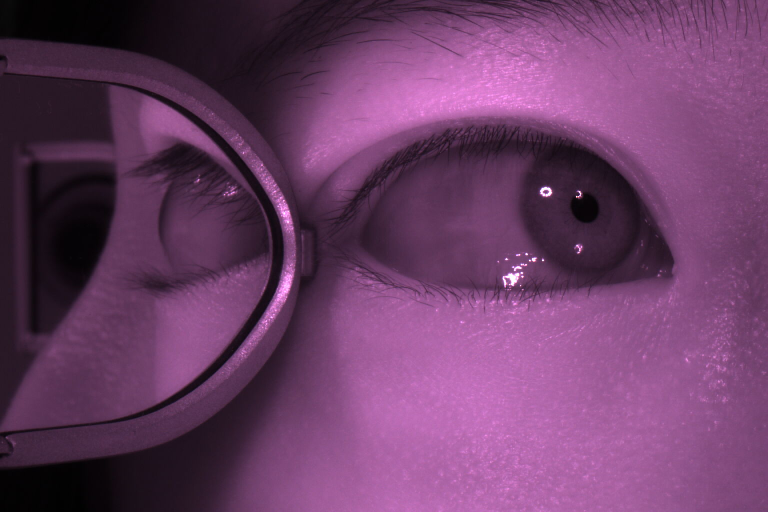
#> input picture dataset/test/images/patient1_1_od.jpg, 1536 x 1024 px (shown at 1/2 size)
$ python -i eye_guidance_processor_origin.py   (imports and definitions only)
#> lines starting #> are read from the running program, lines starting #| are printed output that depends on the picture
import cv2
import numpy as np
import os
import math
import onnxruntime as ort
import time
from functools import wraps

def time_it(func):
    # [7 lines left out: function wrapper, not called in this run]
    return wrapper

class EyeGuidanceProcessor:
    def __init__(self, redness=False, offset_x=20, offset_y=20):
        print("EyeGuidanceProcessor initializing...")

        self.session, self.input_name, self.output_name = self._init_model(redness)

        self._target_size = (768, 512)
        self._lut_table = (255.0 * (np.linspace(0, 1, 256) ** 0.8)).astype('uint8')
        self._clahe = cv2.createCLAHE(clipLimit=1.5, tileGridSize=(8, 8))

        self.frame_id = 0
        self.offset_x = offset_x
        self.offset_y = offset_y

        print("Initialization complete.")

    def _init_model(self, redness=False):
        model_path = 'infrared_fp16.onnx'
        if redness:
            model_path = 'visible.onnx'

        if not os.path.exists(model_path):
            raise FileNotFoundError(f"Model file not found: {model_path}")

        trt_cache_path = os.path.join(os.path.dirname(model_path), "trt_cache")
        os.makedirs(trt_cache_path, exist_ok=True)

        sess_options = ort.SessionOptions()
        sess_options.graph_optimization_level = ort.GraphOptimizationLevel.ORT_ENABLE_ALL

        providers = [
            ('TensorrtExecutionProvider', {
                'device_id': 0,
                'trt_fp16_enable': True,
                'trt_engine_cache_enable': True,
                'trt_engine_cache_path': trt_cache_path,
            }),
            ('CUDAExecutionProvider', {
                'device_id': 0,
            }),
            'CPUExecutionProvider'
        ]

        try:
            session = ort.InferenceSession(model_path, sess_options=sess_options, providers=providers)
            input_name = session.get_inputs()[0].name
            output_name = session.get_outputs()[0].name

            print(f"Model loaded! Provider: {session.get_providers()}")
            return session, input_name, output_name
        except Exception as e:
            print(f"Failed to load model: {e}")
            print("Ensure ONNX Runtime TensorRT dependencies are correctly installed and the model file is valid.")
            raise

    # [104 lines left out: functions process_frame, _preprocess, _inference, _postprocess, _get_outermost_sclera_point, _draw_target_crosshair, not called in this run]


# [23 lines not run here, left out]

>>> import cv2
>>> picture = cv2.imread('dataset/test/images/patient1_1_od.jpg', cv2.IMREAD_GRAYSCALE)
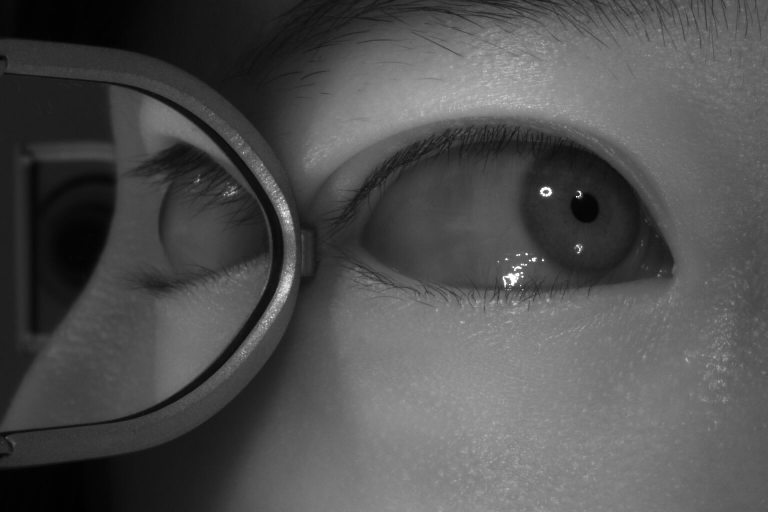
#> picture: shape (1024, 1536) (shown at 1/2 size); min 0, max 255, mean 80
>>> result = EyeGuidanceProcessor().process_frame(picture)
#> (the run stopped early here; a loop or call above may not have finished)

$ run again, on dataset/test/images/patient1_3_od.jpg
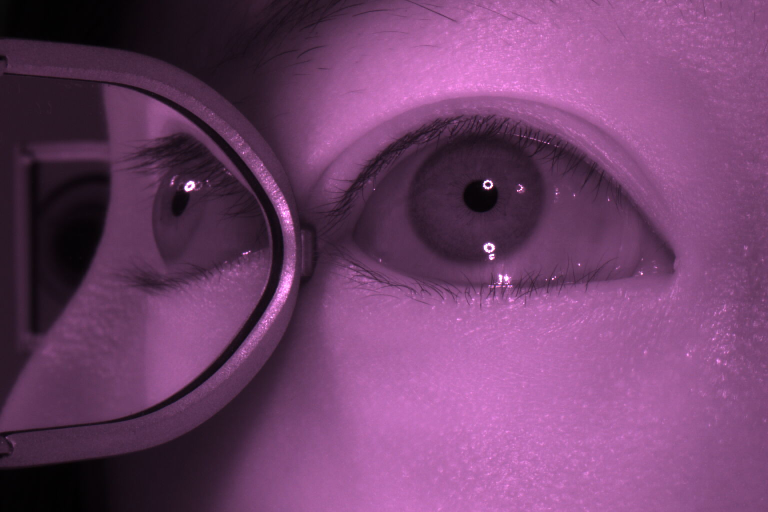
#> input picture dataset/test/images/patient1_3_od.jpg, 1536 x 1024 px (shown at 1/2 size)
#> `picture = cv2.imread('dataset/test/images/patient1_1_od.jpg', cv2.IMRE..`:
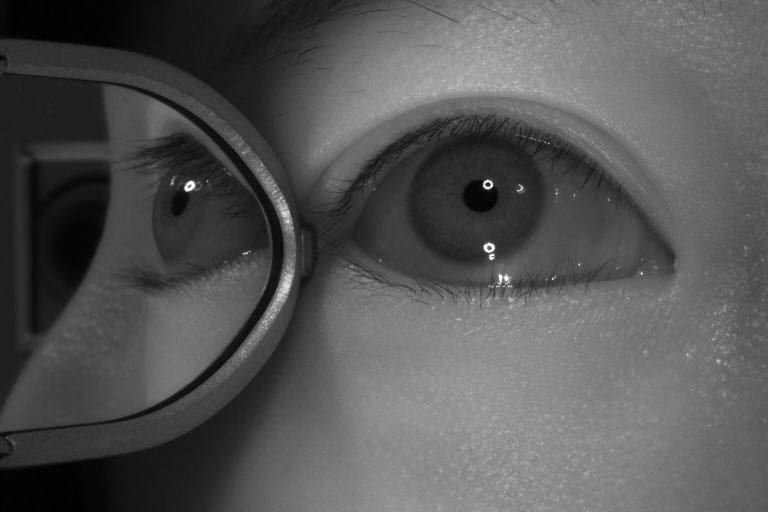
#> picture: shape (1024, 1536) (shown at 1/2 size); min 0, max 255, mean 84.8

$ run again, on dataset/test/images/patient1_3_os.jpg
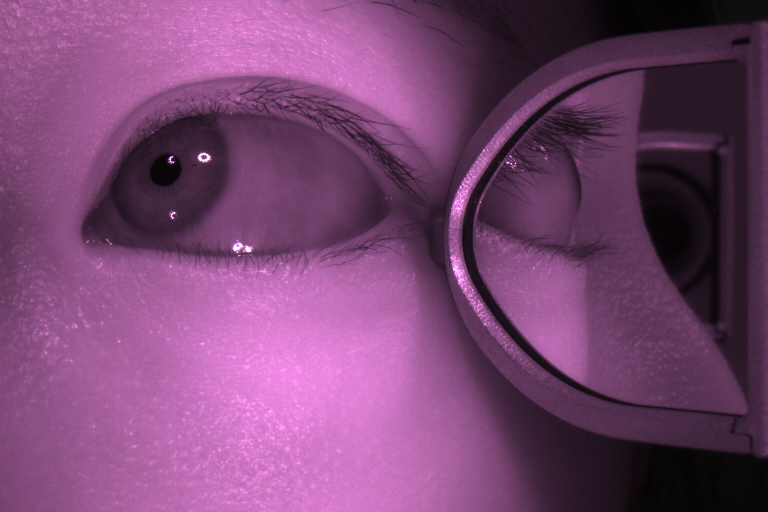
#> input picture dataset/test/images/patient1_3_os.jpg, 1536 x 1024 px (shown at 1/2 size)
#> `picture = cv2.imread('dataset/test/images/patient1_1_od.jpg', cv2.IMRE..`:
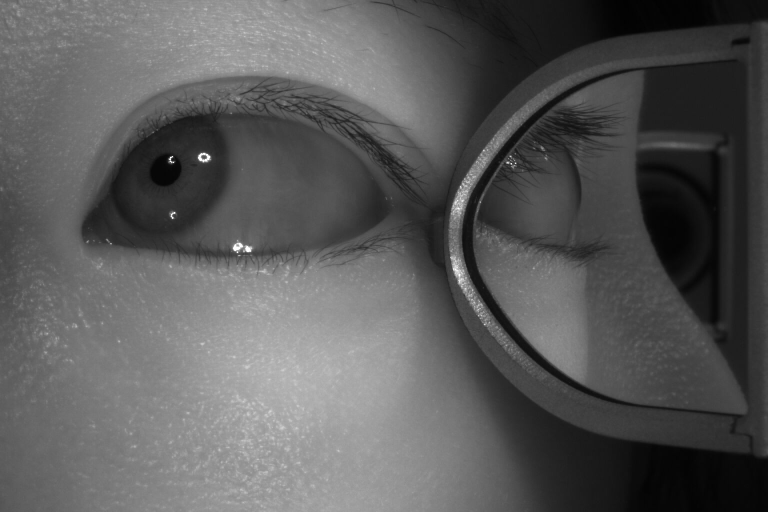
#> picture: shape (1024, 1536) (shown at 1/2 size); min 1, max 255, mean 89.7

$ run again, on dataset/test/images/patient1_4_od.jpg
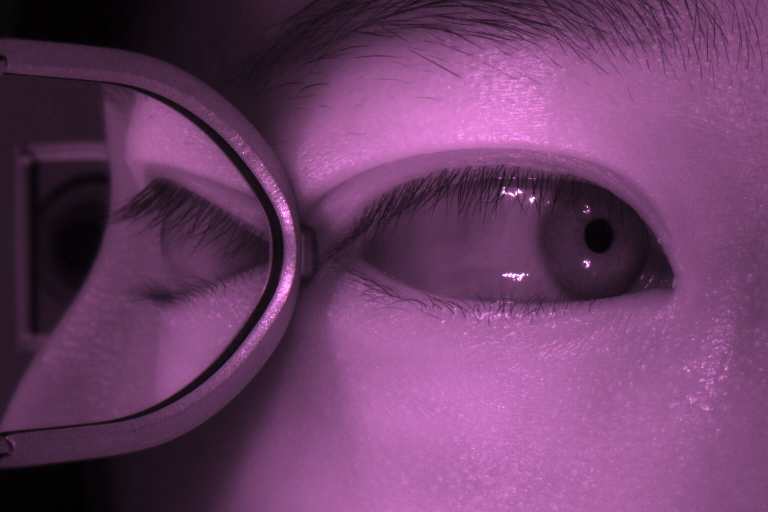
#> input picture dataset/test/images/patient1_4_od.jpg, 1536 x 1024 px (shown at 1/2 size)
#> `picture = cv2.imread('dataset/test/images/patient1_1_od.jpg', cv2.IMRE..`:
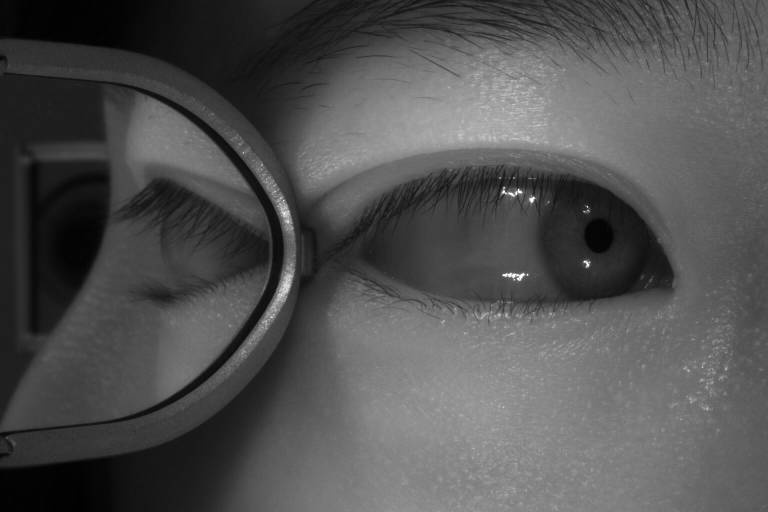
#> picture: shape (1024, 1536) (shown at 1/2 size); min 0, max 255, mean 80.9
